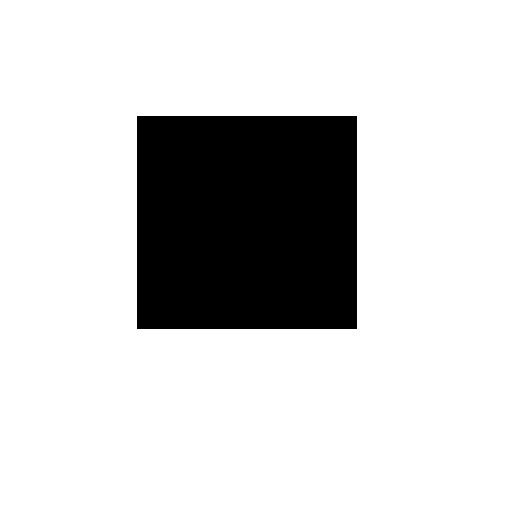
#> input picture data/rect.jpg, 512 x 512 px
$ python z5_sobelgradiant.py   (older library calls are emulated)
#> lines starting #> are read from the running program, lines starting #| are printed output that depends on the picture; after the words box and inside, x2 and y2 are one past the last pixel; in counts of white or black regions, pixels touching at a corner belong together; long printed decimals are rounded
import numpy as np
import cv2
import matplotlib.pyplot as plt


src = cv2.imread('data/rect.jpg',cv2.IMREAD_GRAYSCALE)
#> src is the input picture: shape (512, 512); min 0, max 255, mean 209.4
#src = cv2.imread('data/line.jpg',cv2.IMREAD_GRAYSCALE)

cv2.imshow('src',src)

gx = cv2.Sobel(src, cv2.CV_32F, 1 ,0, ksize = 3)
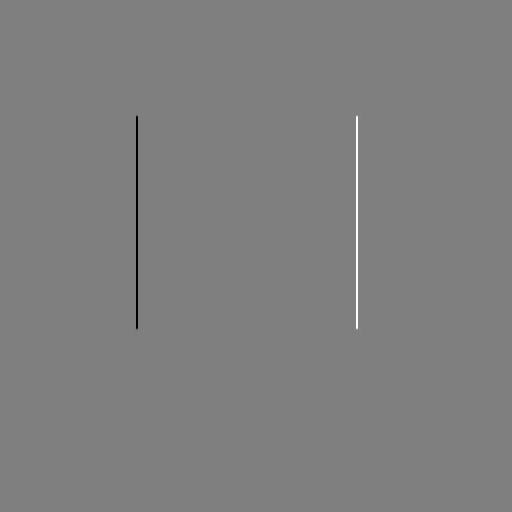
#> gx: shape (512, 512) float32; min -1016, max 1017, mean 0; drawn with min black and max white
gy = cv2.Sobel(src, cv2.CV_32F, 0 ,1, ksize = 3)

mag, angle = cv2.cartToPolar(gx,gy,angleInDegrees = True)
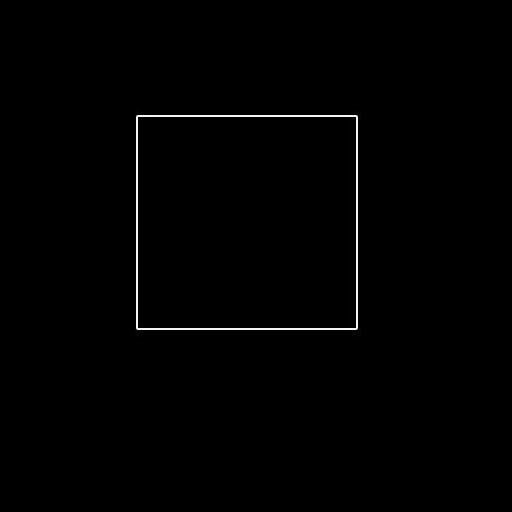
#> mag: shape (512, 512) float32; min 0, max 1053.9, mean 6.8; drawn with min black and max white
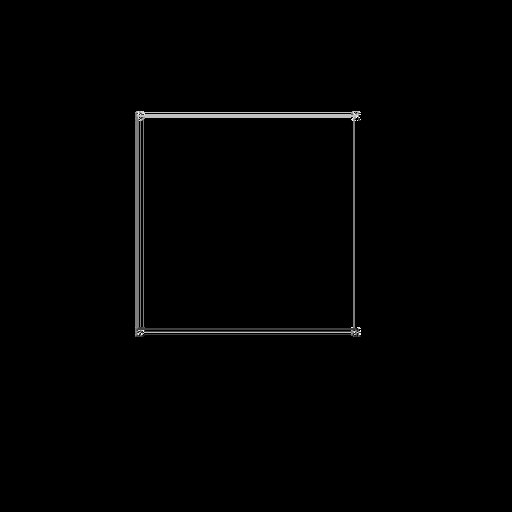
#> angle: shape (512, 512) float32; min 0, max 359.9, mean 2.9; drawn with min black and max white
minVal , maxVal , minLoc , maxLoc= cv2.minMaxLoc(angle)
#> minVal = 0; maxVal = 359.9; minLoc = (0, 0); maxLoc = (357, 120)
print('angle : ',minVal,maxVal,minLoc,maxLoc)
#| angle :  0.0 359.886 (0, 0) (357, 120)

ret , edge = cv2.threshold(mag, 100, 255 , cv2.THRESH_BINARY)
#> edge: shape (512, 512) float32; 0.66% white in thin lines or dots, all inside (x1, y1, x2, y2) = (136, 115, 358, 330)
edge = edge.astype(np.uint8)

width , height = mag.shape[:2]
#> width = 512; height = 512

angleM = np.full((width,height, 3 ),(255,255,255),dtype = np.uint8)

for y in range(height) :
    #print('y = ',y)
    #print('-----------------------------------------------------------------')
    for x in range(width) :
        #print('x = ',x)
        if edge[y,x] != 0 :
            if angle[y,x] == 0 :
                angleM[y,x] = (0,0,255)
            elif angle[y,x] == 90 :
                angleM[y,x] = (0,255,0)
            elif angle[y,x] == 180 :
                angleM[y,x] = (255,0,0)
            elif angle[y,x] == 270 :
                angleM[y,x] = (0,255,255)
            else :
                angleM[y,x] = (128,128,128)
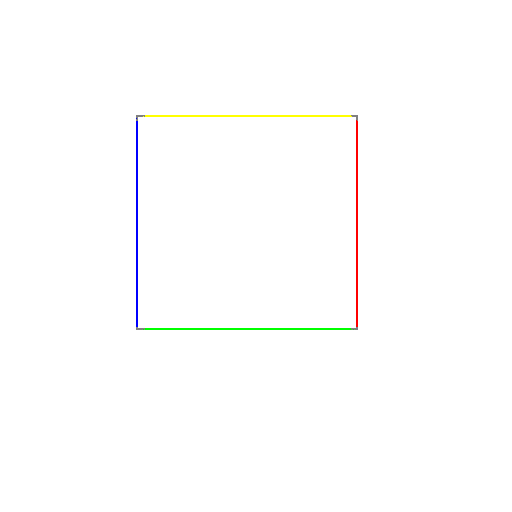
#> angleM: shape (512, 512, 3); mean of channels 0, 1, 2 253.8, 254.2, 254.2; drawn as B, G, R

cv2.imshow('angleM',angleM)

hist = cv2.calcHist(images = [angle], channels = [0] , mask = edge ,
                    histSize = [360] , ranges = [0,360])
#> hist = 360 values, max 425 at index 270, min 0 at index 1, mean 4.81

hist = hist.flatten()

plt.plot(hist,color = 'r')
binX = np.arange(360)
plt.bar(binX, hist, width =1 ,color = 'b')
plt.show()
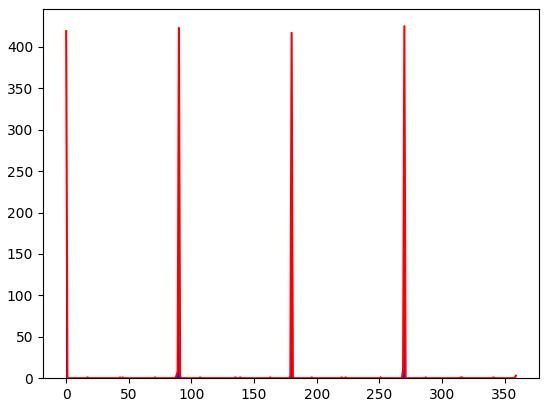
#> figure drawn by matplotlib, 1 panel; tallest bar 425 high, from x = 269.5 to 270.5; curve peaks at x = 270, y = 425

$ run again, with data/CornerTest.jpg copied over data/rect.jpg
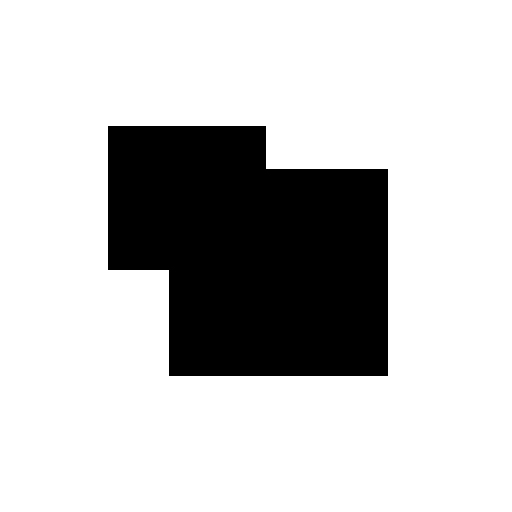
#> input picture data/CornerTest.jpg, 512 x 512 px
#> src is the input picture: shape (512, 512); min 0, max 255, mean 198.3
#> minVal = 0; maxVal = 359.9; minLoc = (0, 0); maxLoc = (388, 170)
#| angle :  0.0 359.944 (0, 0) (388, 170)
#> after the loop `for y in range(height) :`:
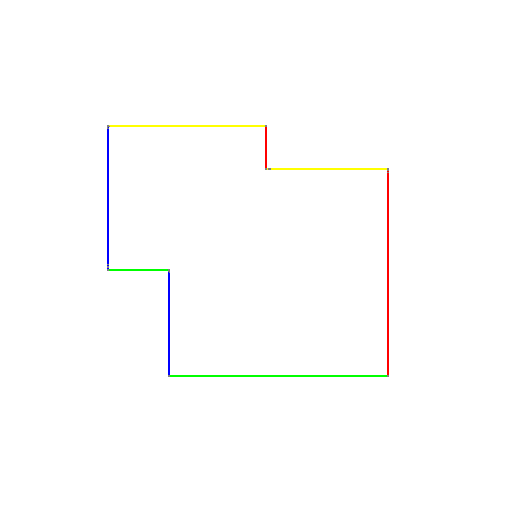
#> angleM: shape (512, 512, 3); mean of channels 0, 1, 2 253.4, 254, 254; drawn as B, G, R
#> hist = 360 values, max 552 at index 90, min 0 at index 1, mean 5.89
#> `plt.show()`:
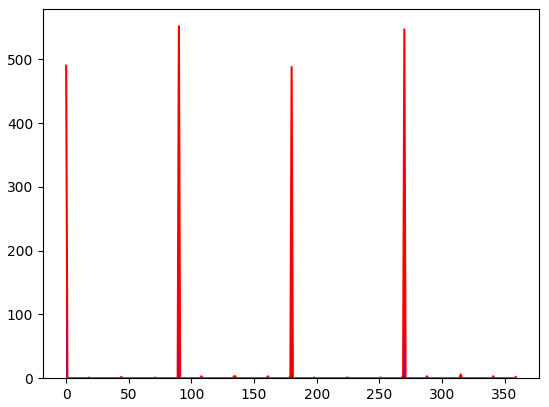
#> figure drawn by matplotlib, 1 panel; tallest bar 552 high, from x = 89.5 to 90.5; curve peaks at x = 90, y = 552
